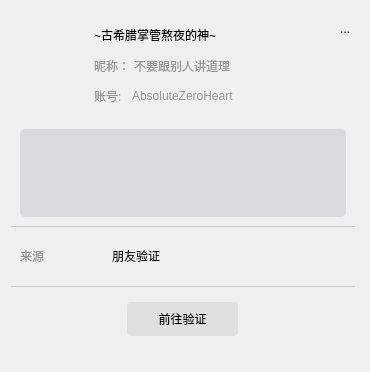
<?xml version="1.0" encoding="UTF-8"?>
<ui version="4.0">
 <class>NewFriend</class>
 <widget class="QWidget" name="NewFriend">
  <property name="geometry">
   <rect>
    <x>0</x>
    <y>0</y>
    <width>370</width>
    <height>372</height>
   </rect>
  </property>
  <property name="windowTitle">
   <string>Form</string>
  </property>
  <layout class="QVBoxLayout" name="verticalLayout_5">
   <property name="spacing">
    <number>0</number>
   </property>
   <property name="rightMargin">
    <number>15</number>
   </property>
   <property name="bottomMargin">
    <number>20</number>
   </property>
   <item>
    <widget class="QWidget" name="widget" native="true">
     <property name="maximumSize">
      <size>
       <width>16777215</width>
       <height>110</height>
      </size>
     </property>
     <layout class="QHBoxLayout" name="horizontalLayout">
      <property name="spacing">
       <number>0</number>
      </property>
      <property name="rightMargin">
       <number>0</number>
      </property>
      <property name="bottomMargin">
       <number>0</number>
      </property>
      <item>
       <widget class="QWidget" name="widget_2" native="true">
        <property name="maximumSize">
         <size>
          <width>183</width>
          <height>16777215</height>
         </size>
        </property>
        <layout class="QVBoxLayout" name="verticalLayout">
         <property name="leftMargin">
          <number>0</number>
         </property>
         <property name="topMargin">
          <number>0</number>
         </property>
         <property name="rightMargin">
          <number>5</number>
         </property>
         <property name="bottomMargin">
          <number>11</number>
         </property>
         <item>
          <widget class="ImgLabel" name="avatarLabel">
           <property name="minimumSize">
            <size>
             <width>60</width>
             <height>60</height>
            </size>
           </property>
           <property name="maximumSize">
            <size>
             <width>60</width>
             <height>60</height>
            </size>
           </property>
           <property name="styleSheet">
            <string notr="true"/>
           </property>
           <property name="text">
            <string/>
           </property>
           <property name="pixmap">
            <pixmap resource="../../res/icon.qrc">:/a/image/.jpg</pixmap>
           </property>
           <property name="scaledContents">
            <bool>true</bool>
           </property>
          </widget>
         </item>
         <item>
          <spacer name="verticalSpacer">
           <property name="orientation">
            <enum>Qt::Orientation::Vertical</enum>
           </property>
           <property name="sizeHint" stdset="0">
            <size>
             <width>20</width>
             <height>40</height>
            </size>
           </property>
          </spacer>
         </item>
        </layout>
       </widget>
      </item>
      <item>
       <widget class="QWidget" name="widget_4" native="true">
        <property name="maximumSize">
         <size>
          <width>16777215</width>
          <height>106</height>
         </size>
        </property>
        <layout class="QVBoxLayout" name="verticalLayout_2">
         <property name="spacing">
          <number>0</number>
         </property>
         <property name="topMargin">
          <number>0</number>
         </property>
         <item>
          <widget class="QLabel" name="remarkNameLable">
           <property name="minimumSize">
            <size>
             <width>160</width>
             <height>0</height>
            </size>
           </property>
           <property name="maximumSize">
            <size>
             <width>235</width>
             <height>16777215</height>
            </size>
           </property>
           <property name="styleSheet">
            <string notr="true">color: rgb(0, 0, 0);
font: 12pt &quot;微软雅黑&quot;;</string>
           </property>
           <property name="lineWidth">
            <number>-1</number>
           </property>
           <property name="text">
            <string>~古希腊掌管熬夜的神~</string>
           </property>
           <property name="wordWrap">
            <bool>true</bool>
           </property>
          </widget>
         </item>
         <item>
          <layout class="QHBoxLayout" name="horizontalLayout_11" stretch="0,0">
           <property name="spacing">
            <number>0</number>
           </property>
           <item>
            <widget class="QLabel" name="label_12">
             <property name="maximumSize">
              <size>
               <width>40</width>
               <height>40</height>
              </size>
             </property>
             <property name="styleSheet">
              <string notr="true">font: 9pt &quot;微软雅黑&quot;;
color: rgb(151, 151, 151);</string>
             </property>
             <property name="text">
              <string>昵称：</string>
             </property>
            </widget>
           </item>
           <item>
            <widget class="QLabel" name="nicknameLable">
             <property name="maximumSize">
              <size>
               <width>200</width>
               <height>16777215</height>
              </size>
             </property>
             <property name="styleSheet">
              <string notr="true">font: 9pt &quot;微软雅黑&quot;;
color: rgb(151, 151, 151);</string>
             </property>
             <property name="text">
              <string>不要跟别人讲道理</string>
             </property>
             <property name="wordWrap">
              <bool>true</bool>
             </property>
            </widget>
           </item>
          </layout>
         </item>
         <item>
          <layout class="QHBoxLayout" name="horizontalLayout_4">
           <property name="spacing">
            <number>10</number>
           </property>
           <item>
            <widget class="QLabel" name="label_4">
             <property name="maximumSize">
              <size>
               <width>40</width>
               <height>40</height>
              </size>
             </property>
             <property name="styleSheet">
              <string notr="true">font: 9pt &quot;微软雅黑&quot;;
color: rgb(151, 151, 151);</string>
             </property>
             <property name="text">
              <string>账号:</string>
             </property>
             <property name="wordWrap">
              <bool>false</bool>
             </property>
            </widget>
           </item>
           <item>
            <widget class="QLabel" name="accountLable">
             <property name="minimumSize">
              <size>
               <width>160</width>
               <height>0</height>
              </size>
             </property>
             <property name="maximumSize">
              <size>
               <width>160</width>
               <height>16777215</height>
              </size>
             </property>
             <property name="styleSheet">
              <string notr="true">font: 10pt &quot;微软雅黑&quot;;
color: rgb(151, 151, 151);</string>
             </property>
             <property name="text">
              <string>AbsoluteZeroHeart</string>
             </property>
             <property name="wordWrap">
              <bool>true</bool>
             </property>
            </widget>
           </item>
           <item>
            <spacer name="horizontalSpacer">
             <property name="orientation">
              <enum>Qt::Orientation::Horizontal</enum>
             </property>
             <property name="sizeHint" stdset="0">
              <size>
               <width>40</width>
               <height>20</height>
              </size>
             </property>
            </spacer>
           </item>
          </layout>
         </item>
        </layout>
       </widget>
      </item>
      <item>
       <widget class="QWidget" name="widget_7" native="true">
        <layout class="QVBoxLayout" name="verticalLayout_6">
         <property name="leftMargin">
          <number>0</number>
         </property>
         <property name="topMargin">
          <number>0</number>
         </property>
         <property name="rightMargin">
          <number>0</number>
         </property>
         <property name="bottomMargin">
          <number>0</number>
         </property>
         <item>
          <widget class="QToolButton" name="toolButton_3">
           <property name="maximumSize">
            <size>
             <width>30</width>
             <height>30</height>
            </size>
           </property>
           <property name="styleSheet">
            <string notr="true">QToolButton {
    background-color: transparent;  /* 透明背景 */
    border: none;                   /* 无边框 */
    font: 16pt &quot;微软雅黑&quot;;
    padding: 0px;                   /* 文本内边距0 */
    text-align: center;             /* 文本居中 */
    border-radius: 4px;             /* 圆角4像素 */
}

QToolButton:hover {
    background-color: rgb(230,230,230);  /* 悬浮时灰色背景 */
    border-radius: 4px;                  /* 保持圆角一致 */
}

QToolButton:pressed {
    background-color: rgb(220,220,220);  /* 按下时稍深灰色 */
    border-radius: 4px;                  /* 保持圆角一致 */
}</string>
           </property>
           <property name="text">
            <string>...</string>
           </property>
           <property name="iconSize">
            <size>
             <width>0</width>
             <height>0</height>
            </size>
           </property>
           <property name="popupMode">
            <enum>QToolButton::ToolButtonPopupMode::InstantPopup</enum>
           </property>
           <property name="toolButtonStyle">
            <enum>Qt::ToolButtonStyle::ToolButtonTextOnly</enum>
           </property>
           <property name="autoRaise">
            <bool>false</bool>
           </property>
          </widget>
         </item>
         <item>
          <spacer name="verticalSpacer_2">
           <property name="orientation">
            <enum>Qt::Orientation::Vertical</enum>
           </property>
           <property name="sizeHint" stdset="0">
            <size>
             <width>20</width>
             <height>40</height>
            </size>
           </property>
          </spacer>
         </item>
        </layout>
       </widget>
      </item>
     </layout>
    </widget>
   </item>
   <item>
    <widget class="QWidget" name="widget_3" native="true">
     <layout class="QHBoxLayout" name="horizontalLayout_3">
      <item>
       <widget class="QTextEdit" name="textEdit">
        <property name="enabled">
         <bool>true</bool>
        </property>
        <property name="sizePolicy">
         <sizepolicy hsizetype="Expanding" vsizetype="Maximum">
          <horstretch>0</horstretch>
          <verstretch>0</verstretch>
         </sizepolicy>
        </property>
        <property name="styleSheet">
         <string notr="true">QTextEdit {
        border: none;
        border-radius: 5px;
        padding: 10px;
        color: rgb(110, 110, 115);
		background-color: rgb(218, 218, 220);
   	   font: 10pt &quot;微软雅黑&quot;;
    }</string>
        </property>
        <property name="frameShape">
         <enum>QFrame::Shape::NoFrame</enum>
        </property>
        <property name="verticalScrollBarPolicy">
         <enum>Qt::ScrollBarPolicy::ScrollBarAlwaysOff</enum>
        </property>
        <property name="horizontalScrollBarPolicy">
         <enum>Qt::ScrollBarPolicy::ScrollBarAlwaysOff</enum>
        </property>
        <property name="sizeAdjustPolicy">
         <enum>QAbstractScrollArea::SizeAdjustPolicy::AdjustIgnored</enum>
        </property>
        <property name="undoRedoEnabled">
         <bool>true</bool>
        </property>
        <property name="readOnly">
         <bool>true</bool>
        </property>
        <property name="acceptRichText">
         <bool>true</bool>
        </property>
       </widget>
      </item>
     </layout>
    </widget>
   </item>
   <item>
    <widget class="QWidget" name="widget_6" native="true">
     <property name="maximumSize">
      <size>
       <width>16777215</width>
       <height>150</height>
      </size>
     </property>
     <property name="styleSheet">
      <string notr="true">#widget_6{
border-top: 1px solid #cccccc; /* 边框宽度+颜色+线型 */
}
QWidget{
font: 11pt &quot;微软雅黑&quot;;
color: rgb(150, 150, 150);
}</string>
     </property>
     <layout class="QVBoxLayout" name="verticalLayout_4">
      <property name="topMargin">
       <number>20</number>
      </property>
      <property name="bottomMargin">
       <number>20</number>
      </property>
      <item>
       <layout class="QHBoxLayout" name="horizontalLayout_9">
        <property name="spacing">
         <number>20</number>
        </property>
        <item>
         <widget class="QLabel" name="label_7">
          <property name="minimumSize">
           <size>
            <width>72</width>
            <height>0</height>
           </size>
          </property>
          <property name="maximumSize">
           <size>
            <width>72</width>
            <height>16777215</height>
           </size>
          </property>
          <property name="text">
           <string>来源</string>
          </property>
         </widget>
        </item>
        <item>
         <widget class="QLabel" name="sourceLabel">
          <property name="maximumSize">
           <size>
            <width>200</width>
            <height>16777215</height>
           </size>
          </property>
          <property name="styleSheet">
           <string notr="true">color: rgb(29, 29, 29);</string>
          </property>
          <property name="text">
           <string>朋友验证</string>
          </property>
         </widget>
        </item>
        <item>
         <spacer name="horizontalSpacer_4">
          <property name="orientation">
           <enum>Qt::Orientation::Horizontal</enum>
          </property>
          <property name="sizeHint" stdset="0">
           <size>
            <width>40</width>
            <height>20</height>
           </size>
          </property>
         </spacer>
        </item>
       </layout>
      </item>
     </layout>
    </widget>
   </item>
   <item>
    <widget class="QWidget" name="widget_8" native="true">
     <property name="styleSheet">
      <string notr="true">QWidget{
border-top: 1px solid #cccccc; /* 边框宽度+颜色+线型 */
}</string>
     </property>
     <layout class="QHBoxLayout" name="horizontalLayout_2">
      <property name="spacing">
       <number>0</number>
      </property>
      <property name="leftMargin">
       <number>0</number>
      </property>
      <property name="topMargin">
       <number>16</number>
      </property>
      <property name="rightMargin">
       <number>0</number>
      </property>
      <property name="bottomMargin">
       <number>16</number>
      </property>
      <item>
       <widget class="QPushButton" name="verifyButton">
        <property name="minimumSize">
         <size>
          <width>0</width>
          <height>34</height>
         </size>
        </property>
        <property name="maximumSize">
         <size>
          <width>111</width>
          <height>16777215</height>
         </size>
        </property>
        <property name="styleSheet">
         <string notr="true">QPushButton {
    background-color: rgb(224, 224, 224);  /* 透明背景 */
    border: none;                   /* 无边框 */
    font: 16px &quot;微软雅黑&quot;;
    padding: 0px;                   /* 文本内边距0 */
    text-align: center;             /* 文本居中 */
    border-radius: 4px;             /* 圆角4像素 */
}

QPushButton:hover {
    background-color: rgb(230,230,230);  /* 悬浮时灰色背景 */
    border-radius: 4px;                  /* 保持圆角一致 */
}

QPushButton:pressed {
    background-color: rgb(220,220,220);  /* 按下时稍深灰色 */
    border-radius: 4px;                  /* 保持圆角一致 */
}</string>
        </property>
        <property name="text">
         <string>前往验证</string>
        </property>
       </widget>
      </item>
     </layout>
    </widget>
   </item>
   <item>
    <spacer name="verticalSpacer_3">
     <property name="orientation">
      <enum>Qt::Orientation::Vertical</enum>
     </property>
     <property name="sizeHint" stdset="0">
      <size>
       <width>20</width>
       <height>40</height>
      </size>
     </property>
    </spacer>
   </item>
  </layout>
 </widget>
 <customwidgets>
  <customwidget>
   <class>ImgLabel</class>
   <extends>QLabel</extends>
   <header>ImgLabel.h</header>
  </customwidget>
 </customwidgets>
 <resources>
  <include location="../../res/icon.qrc"/>
 </resources>
 <connections/>
</ui>
